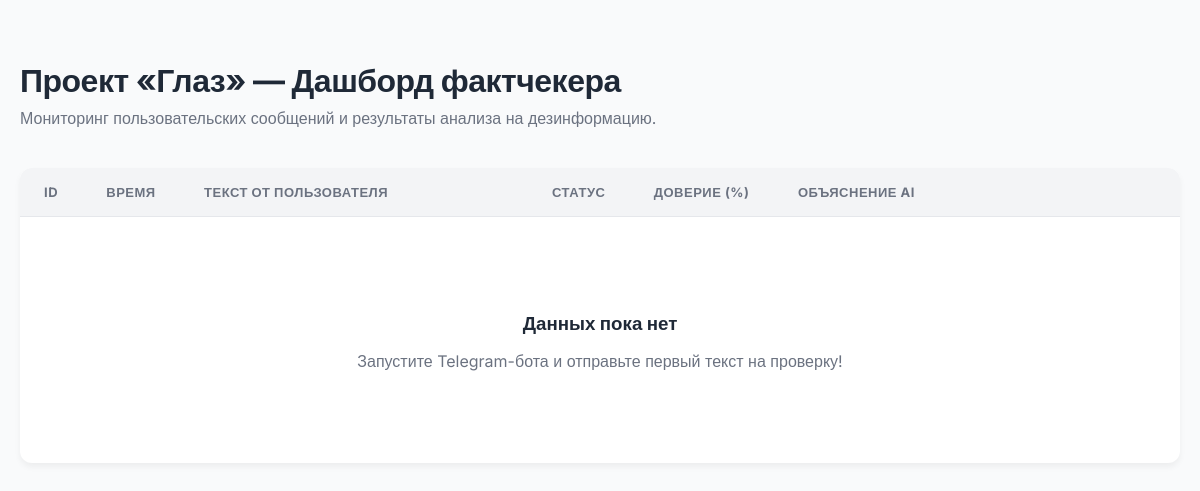
Before: / with the older database file.
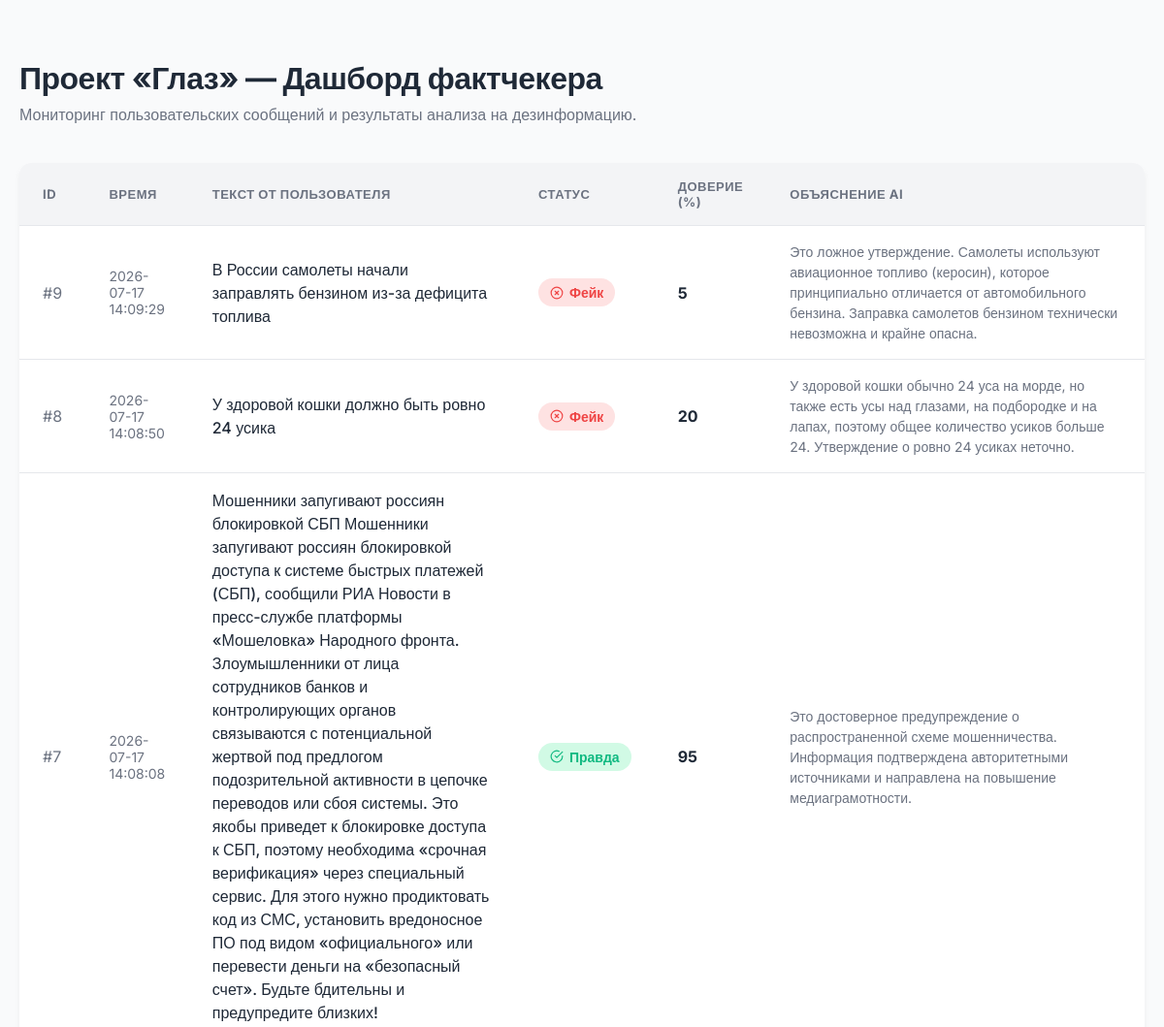
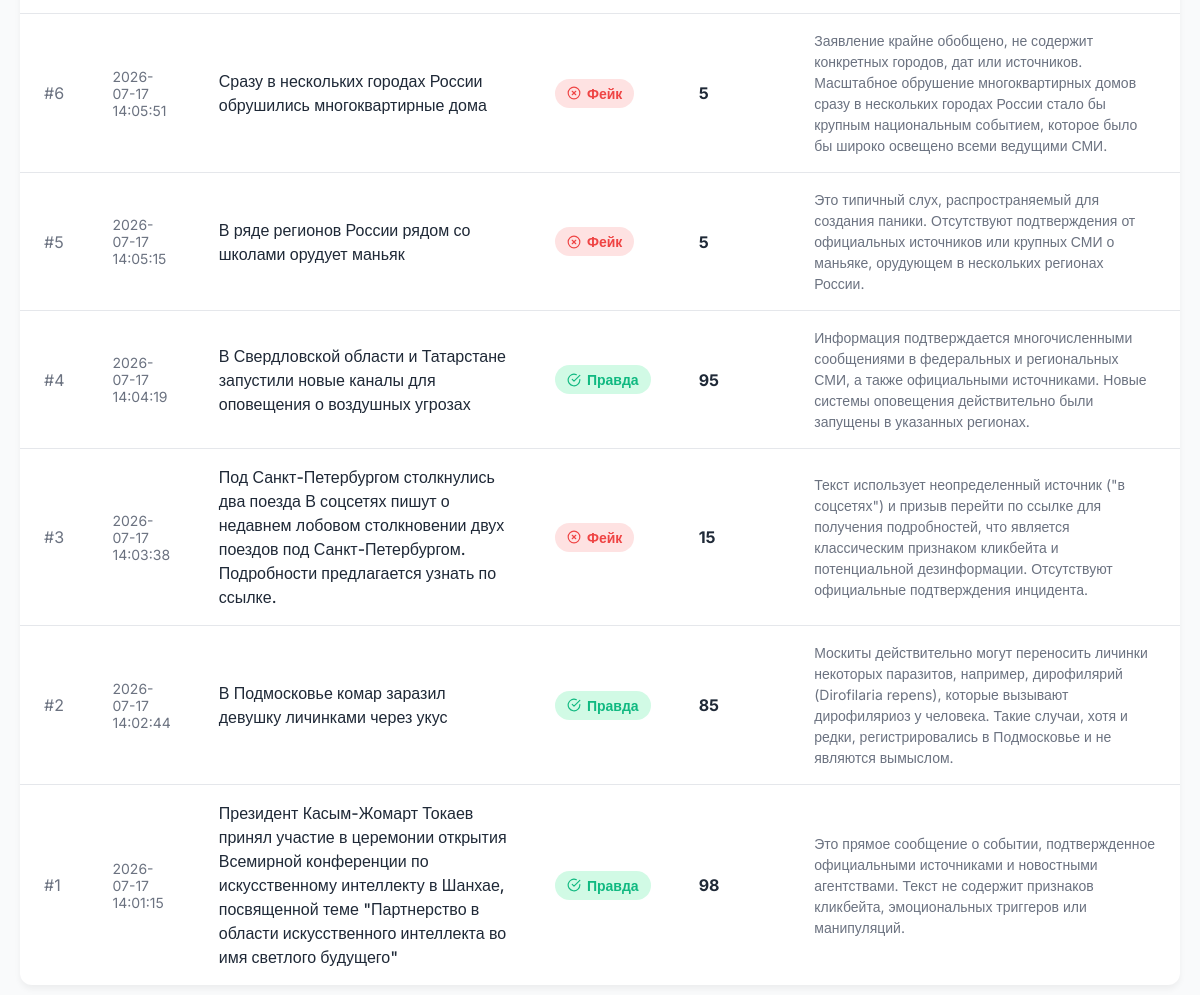
After: the same page with the newer database file (2 pictures, top to bottom).
### tables this page shows
CREATE TABLE checks (
                id INTEGER PRIMARY KEY AUTOINCREMENT,
                user_id INTEGER,
                content TEXT,
                is_fake BOOLEAN,
                trust_score INTEGER,
                explanation TEXT,
                timestamp DATETIME DEFAULT CURRENT_TIMESTAMP
            );

### app.py (the view)
@app.route('/')
def index():
    checks = get_latest_checks()
    return render_template('index.html', checks=checks)

### app.py (called while the page is built)
def get_latest_checks():
    conn = None
    try:
        conn = sqlite3.connect(DB_NAME)
        conn.row_factory = sqlite3.Row
        cursor = conn.cursor()
        cursor.execute('''
            SELECT id, user_id, content, is_fake, trust_score, explanation, timestamp
            FROM checks
            ORDER BY timestamp DESC
            LIMIT 15
        ''')
        rows = cursor.fetchall()
        return rows
    except sqlite3.Error as e:
        print(f"Ошибка при чтении из базы данных SQLite: {e}")
        return []
    finally:
        if conn:
            conn.close()

### templates/index.html (shortened to what this page needs)
<!DOCTYPE html>
<html lang="ru">
<head>
    <link rel="stylesheet" href="{{ url_for('static', filename='style.css') }}">
</head>
<body>
    <div class="container">
        <h1>Проект «Глаз» — Дашборд фактчекера</h1>
        <p class="subtitle">Мониторинг пользовательских сообщений и результаты анализа на дезинформацию.</p>
        <main class="table-container">
            <table>
                <thead>
                    <tr>
                        <th>ID</th>
                        <th>Время</th>
                        <th style="width: 30%">Текст от пользователя</th>
                        <th>Статус</th>
                        <th>Доверие (%)</th>
                        <th style="width: 35%">Объяснение AI</th>
                    </tr>
                </thead>
                <tbody>
                    {% for check in checks %}
                    <tr>
                        <td style="color: var(--text-secondary);">#{{ check.id }}</td>
                        <td style="color: var(--text-secondary); font-size: 14px;">{{ check.timestamp }}</td>
                        <td style="font-weight: 500; line-height: 1.5;">{{ check.content }}</td>
                        <td>
                            {% if check.is_fake %}
                                <span class="status-badge status-fake">
                                    <svg width="14" height="14" viewBox="0 0 24 24" fill="none" stroke="currentColor" stroke-width="2" stroke-linecap="round" stroke-linejoin="round"><circle cx="12" cy="12" r="10"></circle><line x1="15" y1="9" x2="9" y2="15"></line><line x1="9" y1="9" x2="15" y2="15"></line></svg>
                                    Фейк
                                </span>
                            {% else %}
                                <span class="status-badge status-true">
                                    <svg width="14" height="14" viewBox="0 0 24 24" fill="none" stroke="currentColor" stroke-width="2" stroke-linecap="round" stroke-linejoin="round"><path d="M22 11.08V12a10 10 0 1 1-5.93-9.14"></path><polyline points="22 4 12 14.01 9 11.01"></polyline></svg>
                                    Правда
                                </span>
                            {% endif %}
                        </td>
                        <td><strong>{{ check.trust_score }}</strong></td>
                        <td style="color: var(--text-secondary); font-size: 14px; line-height: 1.5;">{{ check.explanation }}</td>
                    </tr>
                    {% else %}
                    <tr>
                        <td colspan="6">
                            <div class="empty-state">
                                <h3>Данных пока нет</h3>
                                <p>Запустите Telegram-бота и отправьте первый текст на проверку!</p>
                            </div>
                        </td>
                    </tr>
                    {% endfor %}
                </tbody>
            </table>
        </main>
    </div>
</body>
</html>

### static/style.css (style rules this page uses)
:root { --bg-color: #F9FAFB; --card-bg: #FFFFFF; --text-primary: #1F2937; --text-secondary: #6B7280; --color-true: #10B981; --color-fake: #EF4444; }
body { font-family: 'Inter', sans-serif; background-color: var(--bg-color); color: var(--text-primary); margin: 0; padding: 0; display: flex; justify-content: center; }
.container { max-width: 1200px; width: 100%; padding: 40px 20px; }
h1 { font-size: 32px; font-weight: 700; margin-bottom: 8px; letter-spacing: -0.5px; }
.subtitle { color: var(--text-secondary); font-size: 16px; margin-top: 0; margin-bottom: 40px; }
.table-container { background-color: var(--card-bg); border-radius: 12px; box-shadow: 0 4px 6px rgba(0,0,0,0.05); overflow: hidden; }
table { width: 100%; border-collapse: collapse; text-align: left; }
thead { background-color: #F3F4F6; color: var(--text-secondary); font-size: 13px; text-transform: uppercase; font-weight: 600; letter-spacing: 0.5px; }
th, td { padding: 16px 24px; border-bottom: 1px solid #E5E7EB; vertical-align: middle; }
tbody tr:last-child td { border-bottom: none; }
tbody tr { transition: background-color 0.2s ease; }
.status-badge { display: inline-flex; align-items: center; padding: 6px 12px; border-radius: 20px; font-weight: 600; font-size: 14px; gap: 6px; }
.status-fake { background-color: #FEE2E2; color: var(--color-fake); }
.status-true { background-color: #D1FAE5; color: var(--color-true); }

Changed rows visible on the page:
added checks: id "9", timestamp "2026-07-17 14:09:29", content "В России самолеты начали заправлять бензином из-за дефицита топлива", is_fake True (drawn), trust_score "5", explanation "Это ложное утверждение. Самолеты используют авиационное топливо (керосин), которое принципиально отличается от автомобильного бензина. Заправка самолетов бензином технически невозможна и крайне опасна."
added checks: id "8", timestamp "2026-07-17 14:08:50", content "У здоровой кошки должно быть ровно 24 усика", is_fake True (drawn), trust_score "20", explanation "У здоровой кошки обычно 24 уса на морде, но также есть усы над глазами, на подбородке и на лапах, поэтому общее количество усиков больше 24. Утверждение о ровно 24 усиках неточно."
added checks: id "7", timestamp "2026-07-17 14:08:08", content "Мошенники запугивают россиян блокировкой СБП Мошенники запугивают россиян блокировкой доступа к системе быстрых платежей (СБП), сообщили РИА Новости в пресс-службе платформы «Мошеловка» Народного фронта. Злоумышленники от лица сотрудников банков и контролирующих органов связываются с потенциальной жертвой под предлогом подозрительной активности в цепочке переводов или сбоя системы. Это якобы приведет к блокировке доступа к СБП, поэтому необходима «срочная верификация» через специальный сервис. Для этого нужно продиктовать код из СМС, установить вредоносное ПО под видом «официального» или перевести деньги на «безопасный счет». Будьте бдительны и предупредите близких!", is_fake False (drawn), trust_score "95", explanation "Это достоверное предупреждение о распространенной схеме мошенничества. Информация подтверждена авторитетными источниками и направлена на повышение медиаграмотности."
added checks: id "6", timestamp "2026-07-17 14:05:51", content "Сразу в нескольких городах России обрушились многоквартирные дома", is_fake True (drawn), trust_score "5", explanation "Заявление крайне обобщено, не содержит конкретных городов, дат или источников. Масштабное обрушение многоквартирных домов сразу в нескольких городах России стало бы крупным национальным событием, которое было бы широко освещено всеми ведущими СМИ."
added checks: id "5", timestamp "2026-07-17 14:05:15", content "В ряде регионов России рядом со школами орудует маньяк", is_fake True (drawn), trust_score "5", explanation "Это типичный слух, распространяемый для создания паники. Отсутствуют подтверждения от официальных источников или крупных СМИ о маньяке, орудующем в нескольких регионах России."
added checks: id "4", timestamp "2026-07-17 14:04:19", content "В Свердловской области и Татарстане запустили новые каналы для оповещения о воздушных угрозах", is_fake False (drawn), trust_score "95", explanation "Информация подтверждается многочисленными сообщениями в федеральных и региональных СМИ, а также официальными источниками. Новые системы оповещения действительно были запущены в указанных регионах."
added checks: id "3", timestamp "2026-07-17 14:03:38", content "Под Санкт-Петербургом столкнулись два поезда В соцсетях пишут о недавнем лобовом столкновении двух поездов под Санкт-Петербургом. Подробности предлагается узнать по ссылке.", is_fake True (drawn), trust_score "15", explanation "Текст использует неопределенный источник (\"в соцсетях\") и призыв перейти по ссылке для получения подробностей, что является классическим признаком кликбейта и потенциальной дезинформации. Отсутствуют официальные подтверждения инцидента."
added checks: id "2", timestamp "2026-07-17 14:02:44", content "В Подмосковье комар заразил девушку личинками через укус", is_fake False (drawn), trust_score "85", explanation "Москиты действительно могут переносить личинки некоторых паразитов, например, дирофилярий (Dirofilaria repens), которые вызывают дирофиляриоз у человека. Такие случаи, хотя и редки, регистрировались в Подмосковье и не являются вымыслом."
added checks: id "1", timestamp "2026-07-17 14:01:15", content "Президент Касым-Жомарт Токаев принял участие в церемонии открытия Всемирной конференции по искусственному интеллекту в Шанхае, посвященной теме \"Партнерство в области искусственного интеллекта во имя светлого будущего\"", is_fake False (drawn), trust_score "98", explanation "Это прямое сообщение о событии, подтвержденное официальными источниками и новостными агентствами. Текст не содержит признаков кликбейта, эмоциональных триггеров или манипуляций."
Other visible differences:
text no longer shown: "Данных пока нет Запустите Telegram-бота и отправьте первый текст на проверку!"
